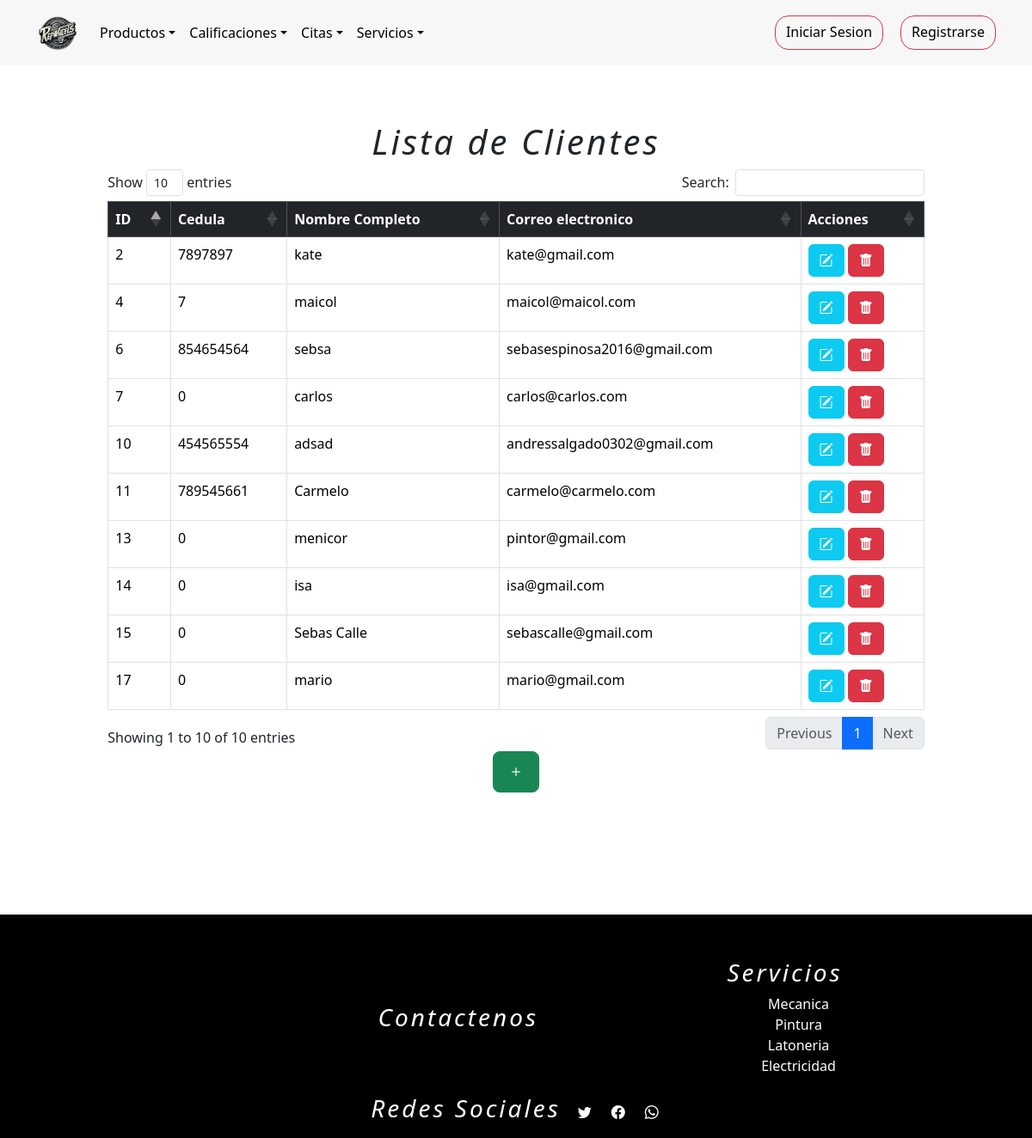
/listarCliente/, run on an earlier commit of the app's database.
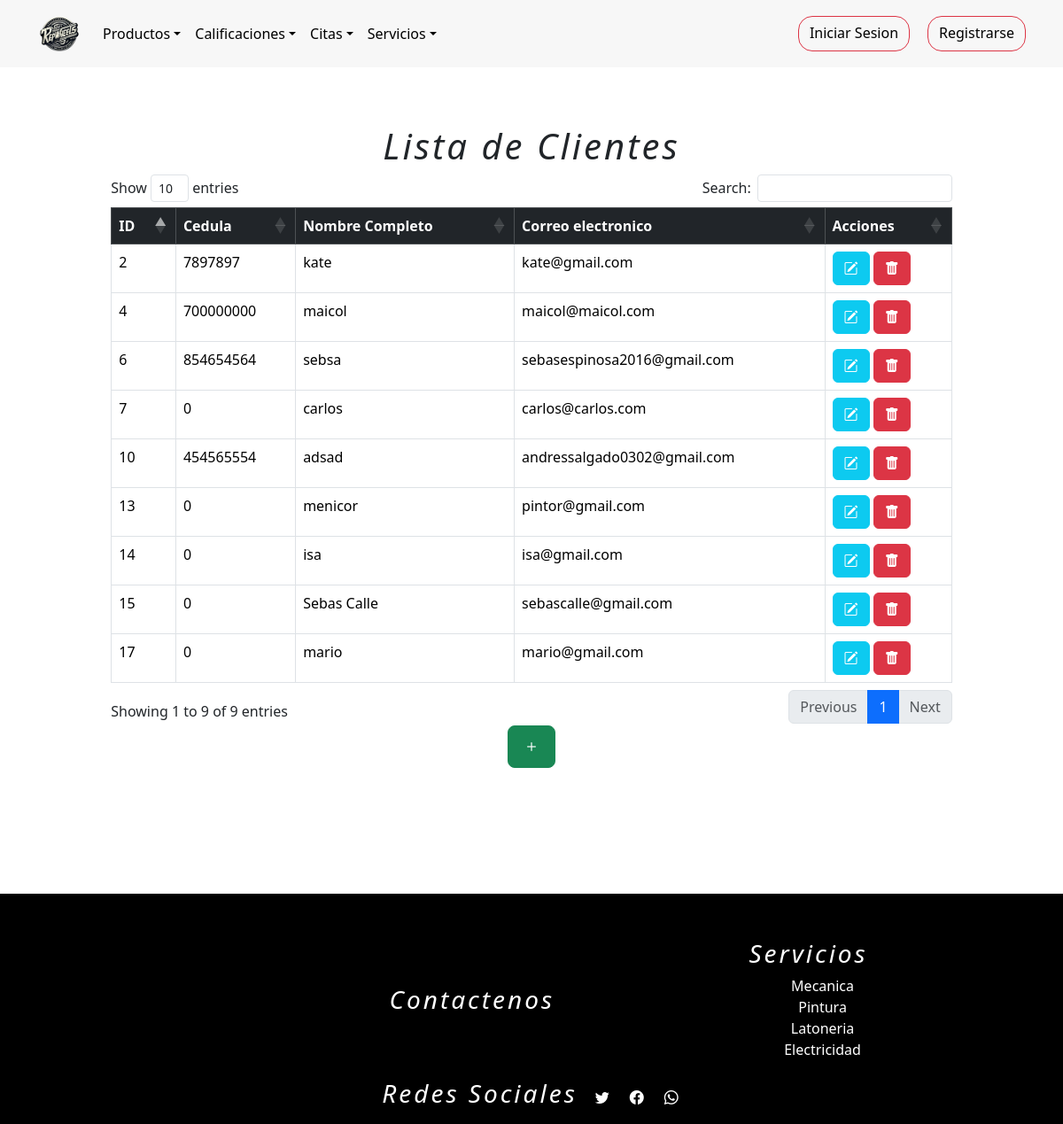
And on a later commit of the database.
### tienda/models.py (models this page shows, shortened)
class Usuarios(AbstractUser):
    username = None
    nombre = models.CharField(max_length=254)
    email = models.EmailField(max_length=254, unique=True,blank=False,null=True)
    password = models.CharField(max_length=254,blank=False,null=True)
    foto = models.ImageField(upload_to="media/", default="media/user.png")
    token_recuperar = models.CharField(max_length=254,blank=False,null=False,default=0)
    telefono=models.IntegerField(null=False,blank=True,default='0')
    cargo = models.CharField(max_length=254,null=False)
    direccion=models.CharField(max_length=254)
    cedula=models.IntegerField(blank=True,null=False,default='0')
    ROLES = (
        (1,"administrador"),
        (2,"proveedor"),
        (3,"empleado"),
        (4,"cliente"),
    )
    rol=models.IntegerField(choices=ROLES,default=4)
    n = models.IntegerField(blank=True,null=False,default=0)
    USERNAME_FIELD = "email"
    REQUIRED_FIELDS = ["nombre"]
    objects = CustomUserManager()

### tienda/views.py (the view)
# urls.py: path('listarCliente/',views.listarCliente, name="listarCliente"),
def listarCliente(request):
    q = Usuarios.objects.filter(rol=4)
    contexto = {"data" : q}
    return render(request, "tienda/clientes/listarCliente.html",contexto)

### tienda/templates/tienda/clientes/listarCliente.html (shortened to what this page needs)
{% extends 'tienda/base1.html' %}
{% load static %}
{% block contenedor %}
<main>
  <div class="container-fluid m-3" style="padding:4%;">
  <h1 class="h1">Lista de Clientes</h1>
  <table class="table table-bordered table-hover" id="tableR">
    <thead class="table-dark">
      <tr>
        <th>ID</th>
        <th>Cedula</th>
        <th>Nombre Completo</th>
        <th>Correo electronico</th>
        <th>Acciones</th>
      </tr>
    </thead>
    <tbody>
      {% for r in data %}
      <tr>
        <td>{{ r.id }}</td>
        <td>{{ r.cedula }}</td>
        <td>{{ r.nombre }}</td>
        <td>{{ r.email }}</td>
        <td>
          <a type="button" class="btn btn-info" href="{% url 'clientesEditar' r.id %}"> <i class="bi bi-pencil-square"></i> <br></a>
          <a type="button" class="btn btn-danger"
            href="javascript:eliminar('{% url 'clientesEliminar' r.id %}')"><i class="bi bi-trash-fill"></i></a>
        </td>
      </tr>
      {% endfor %}
    </tbody>
  </table>
  <div style="display: flex; justify-content: center; align-content: center;">
    <a href="{% url 'registrarCliente' %}" class="btn btn-success btn-lg"><i class="bi bi-plus"></i></a>
</div>
  </div>
</main>
{% endblock %}

What changed in the data, as far as the page shows it:
removed Usuarios: id "11", cedula "789545661", nombre "Carmelo", email "carmelo@carmelo.com"
changed Usuarios "maicol": cedula "7" → "700000000"
Also different on the page:
text written by a page script: "Show entries Search: Showing 1 to 10 of 10 entries Previous 1 Next" → "Show entries Search: Showing 1 to 9 of 9 entries Previous 1 Next"
